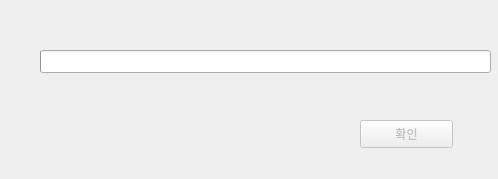
<?xml version="1.0" encoding="UTF-8"?>
<ui version="4.0">
 <class>Dialog</class>
 <widget class="QDialog" name="Dialog">
  <property name="windowModality">
   <enum>Qt::ApplicationModal</enum>
  </property>
  <property name="geometry">
   <rect>
    <x>0</x>
    <y>0</y>
    <width>498</width>
    <height>179</height>
   </rect>
  </property>
  <property name="windowTitle">
   <string>generating</string>
  </property>
  <widget class="QProgressBar" name="progressbar">
   <property name="geometry">
    <rect>
     <x>40</x>
     <y>50</y>
     <width>451</width>
     <height>23</height>
    </rect>
   </property>
   <property name="value">
    <number>0</number>
   </property>
   <property name="format">
    <string/>
   </property>
  </widget>
  <widget class="QPushButton" name="ok_button">
   <property name="enabled">
    <bool>false</bool>
   </property>
   <property name="geometry">
    <rect>
     <x>360</x>
     <y>120</y>
     <width>93</width>
     <height>28</height>
    </rect>
   </property>
   <property name="text">
    <string>확인</string>
   </property>
  </widget>
 </widget>
 <resources/>
 <connections/>
</ui>
